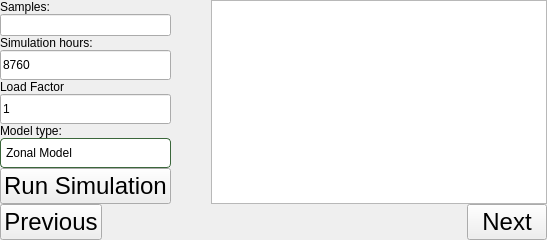
          <widget class="QWidget" name="sim_tab">
           <attribute name="title">
            <string>Simulation</string>
           </attribute>
           <layout class="QVBoxLayout" name="verticalLayout_10">
            <property name="spacing">
             <number>0</number>
            </property>
            <property name="leftMargin">
             <number>0</number>
            </property>
            <property name="topMargin">
             <number>0</number>
            </property>
            <property name="rightMargin">
             <number>0</number>
            </property>
            <property name="bottomMargin">
             <number>0</number>
            </property>
            <item>
             <widget class="QWidget" name="widget_7" native="true">
              <layout class="QVBoxLayout" name="verticalLayout_27" stretch="1,0">
               <property name="spacing">
                <number>0</number>
               </property>
               <property name="leftMargin">
                <number>0</number>
               </property>
               <property name="topMargin">
                <number>0</number>
               </property>
               <property name="rightMargin">
                <number>0</number>
               </property>
               <property name="bottomMargin">
                <number>0</number>
               </property>
               <item>
                <widget class="QFrame" name="frame_44">
                 <property name="frameShape">
                  <enum>QFrame::Shape::NoFrame</enum>
                 </property>
                 <property name="frameShadow">
                  <enum>QFrame::Shadow::Raised</enum>
                 </property>
                 <layout class="QHBoxLayout" name="horizontalLayout_36" stretch="1,0,3">
                  <property name="spacing">
                   <number>0</number>
                  </property>
                  <property name="leftMargin">
                   <number>0</number>
                  </property>
                  <property name="topMargin">
                   <number>0</number>
                  </property>
                  <property name="rightMargin">
                   <number>0</number>
                  </property>
                  <property name="bottomMargin">
                   <number>0</number>
                  </property>
                  <item>
                   <widget class="QFrame" name="frame_43">
                    <property name="frameShape">
                     <enum>QFrame::Shape::NoFrame</enum>
                    </property>
                    <property name="frameShadow">
                     <enum>QFrame::Shadow::Raised</enum>
                    </property>
                    <layout class="QVBoxLayout" name="verticalLayout_26">
                     <property name="spacing">
                      <number>0</number>
                     </property>
                     <property name="leftMargin">
                      <number>0</number>
                     </property>
                     <property name="topMargin">
                      <number>0</number>
                     </property>
                     <property name="rightMargin">
                      <number>0</number>
                     </property>
                     <property name="bottomMargin">
                      <number>0</number>
                     </property>
                     <item>
                      <widget class="QFrame" name="frame_37">
                       <property name="minimumSize">
                        <size>
                         <width>0</width>
                         <height>30</height>
                        </size>
                       </property>
                       <property name="frameShape">
                        <enum>QFrame::Shape::NoFrame</enum>
                       </property>
                       <property name="frameShadow">
                        <enum>QFrame::Shadow::Raised</enum>
                       </property>
                       <layout class="QVBoxLayout" name="verticalLayout_13">
                        <property name="spacing">
                         <number>0</number>
                        </property>
                        <property name="leftMargin">
                         <number>0</number>
                        </property>
                        <property name="topMargin">
                         <number>0</number>
                        </property>
                        <property name="rightMargin">
                         <number>0</number>
                        </property>
                        <property name="bottomMargin">
                         <number>0</number>
                        </property>
                        <item>
                         <widget class="QLabel" name="label_12">
                          <property name="text">
                           <string>Samples:</string>
                          </property>
                         </widget>
                        </item>
                        <item>
                         <widget class="QLineEdit" name="lineEdit_4"/>
                        </item>
                       </layout>
                      </widget>
                     </item>
                     <item>
                      <widget class="QFrame" name="frame_38">
                       <property name="frameShape">
                        <enum>QFrame::Shape::NoFrame</enum>
                       </property>
                       <property name="frameShadow">
                        <enum>QFrame::Shadow::Raised</enum>
                       </property>
                       <layout class="QVBoxLayout" name="verticalLayout_28">
                        <property name="spacing">
                         <number>0</number>
                        </property>
                        <property name="leftMargin">
                         <number>0</number>
                        </property>
                        <property name="topMargin">
                         <number>0</number>
                        </property>
                        <property name="rightMargin">
                         <number>0</number>
                        </property>
                        <property name="bottomMargin">
                         <number>0</number>
                        </property>
                        <item>
                         <widget class="QLabel" name="label_17">
                          <property name="text">
                           <string>Simulation hours:</string>
                          </property>
                         </widget>
                        </item>
                        <item>
                         <widget class="QLineEdit" name="lineEdit_5">
                          <property name="minimumSize">
                           <size>
                            <width>0</width>
                            <height>30</height>
                           </size>
                          </property>
                          <property name="text">
                           <string>8760</string>
                          </property>
                         </widget>
                        </item>
                       </layout>
                      </widget>
                     </item>
                     <item>
                      <widget class="QFrame" name="frame_39">
                       <property name="frameShape">
                        <enum>QFrame::Shape::NoFrame</enum>
                       </property>
                       <property name="frameShadow">
                        <enum>QFrame::Shadow::Raised</enum>
                       </property>
                       <layout class="QVBoxLayout" name="verticalLayout_29">
                        <property name="spacing">
                         <number>0</number>
                        </property>
                        <property name="leftMargin">
                         <number>0</number>
                        </property>
                        <property name="topMargin">
                         <number>0</number>
                        </property>
                        <property name="rightMargin">
                         <number>0</number>
                        </property>
                        <property name="bottomMargin">
                         <number>0</number>
                        </property>
                        <item>
                         <widget class="QLabel" name="label_19">
                          <property name="text">
                           <string>Load Factor</string>
                          </property>
                         </widget>
                        </item>
                        <item>
                         <widget class="QLineEdit" name="lineEdit_6">
                          <property name="minimumSize">
                           <size>
                            <width>0</width>
                            <height>30</height>
                           </size>
                          </property>
                          <property name="text">
                           <string>1</string>
                          </property>
                         </widget>
                        </item>
                       </layout>
                      </widget>
                     </item>
                     <item>
                      <widget class="QFrame" name="frame_40">
                       <property name="frameShape">
                        <enum>QFrame::Shape::NoFrame</enum>
                       </property>
                       <property name="frameShadow">
                        <enum>QFrame::Shadow::Raised</enum>
                       </property>
                       <layout class="QVBoxLayout" name="verticalLayout_30" stretch="0,0">
                        <property name="spacing">
                         <number>0</number>
                        </property>
                        <property name="leftMargin">
                         <number>0</number>
                        </property>
                        <property name="topMargin">
                         <number>0</number>
                        </property>
                        <property name="rightMargin">
                         <number>0</number>
                        </property>
                        <property name="bottomMargin">
                         <number>0</number>
                        </property>
                        <item>
                         <widget class="QLabel" name="label_18">
                          <property name="text">
                           <string>Model type:</string>
                          </property>
                         </widget>
                        </item>
                        <item>
                         <widget class="QComboBox" name="comboBox">
                          <property name="minimumSize">
                           <size>
                            <width>0</width>
                            <height>30</height>
                           </size>
                          </property>
                          <property name="styleSheet">
                           <string notr="true">QComboBox {
    background: white;
    border: 1px solid rgb(59, 103, 59);
    border-radius: 4px;
    color: rgb(0, 0, 0);
    padding: 5px;
}
QComboBox::drop-down {
    border: none;

}
QComboBox QAbstractItemView {
    background-color: white;
    border: 1px solid rgb(59, 103, 59);
    selection-background-color: rgb(59, 103, 59);
    selection-color: white;
}</string>
                          </property>
                          <property name="editable">
                           <bool>false</bool>
                          </property>
                          <property name="maxVisibleItems">
                           <number>10</number>
                          </property>
                          <item>
                           <property name="text">
                            <string>Zonal Model</string>
                           </property>
                          </item>
                          <item>
                           <property name="text">
                            <string>Copper Sheet Model</string>
                           </property>
                          </item>
                         </widget>
                        </item>
                       </layout>
                      </widget>
                     </item>
                     <item alignment="Qt::AlignmentFlag::AlignTop">
                      <widget class="QFrame" name="frame_41">
                       <property name="frameShape">
                        <enum>QFrame::Shape::NoFrame</enum>
                       </property>
                       <property name="frameShadow">
                        <enum>QFrame::Shadow::Raised</enum>
                       </property>
                       <layout class="QHBoxLayout" name="horizontalLayout_35">
                        <property name="spacing">
                         <number>0</number>
                        </property>
                        <property name="leftMargin">
                         <number>0</number>
                        </property>
                        <property name="topMargin">
                         <number>0</number>
                        </property>
                        <property name="rightMargin">
                         <number>0</number>
                        </property>
                        <property name="bottomMargin">
                         <number>0</number>
                        </property>
                        <item>
                         <spacer name="horizontalSpacer_19">
                          <property name="orientation">
                           <enum>Qt::Orientation::Horizontal</enum>
                          </property>
                          <property name="sizeHint" stdset="0">
                           <size>
                            <width>40</width>
                            <height>20</height>
                           </size>
                          </property>
                         </spacer>
                        </item>
                        <item>
                         <widget class="QPushButton" name="pushButton_5">
                          <property name="font">
                           <font>
                            <family>Arial</family>
                            <pointsize>18</pointsize>
                            <italic>false</italic>
                            <bold>false</bold>
                           </font>
                          </property>
                          <property name="styleSheet">
                           <string notr="true">font: 18pt &quot;Arial&quot;;</string>
                          </property>
                          <property name="text">
                           <string>Run Simulation</string>
                          </property>
                         </widget>
                        </item>
                        <item>
                         <spacer name="horizontalSpacer_12">
                          <property name="orientation">
                           <enum>Qt::Orientation::Horizontal</enum>
                          </property>
                          <property name="sizeHint" stdset="0">
                           <size>
                            <width>40</width>
                            <height>20</height>
                           </size>
                          </property>
                         </spacer>
                        </item>
                       </layout>
                      </widget>
                     </item>
                    </layout>
                   </widget>
                  </item>
                  <item>
                   <spacer name="horizontalSpacer_24">
                    <property name="orientation">
                     <enum>Qt::Orientation::Horizontal</enum>
                    </property>
                    <property name="sizeHint" stdset="0">
                     <size>
                      <width>40</width>
                      <height>20</height>
                     </size>
                    </property>
                   </spacer>
                  </item>
                  <item>
                   <widget class="QTextBrowser" name="textBrowser_2">
                    <property name="styleSheet">
                     <string notr="true"/>
                    </property>
                   </widget>
                  </item>
                 </layout>
                </widget>
               </item>
               <item>
                <widget class="QFrame" name="frame_42">
                 <property name="frameShape">
                  <enum>QFrame::Shape::NoFrame</enum>
                 </property>
                 <property name="frameShadow">
                  <enum>QFrame::Shadow::Raised</enum>
                 </property>
                 <layout class="QHBoxLayout" name="horizontalLayout_37">
                  <property name="spacing">
                   <number>0</number>
                  </property>
                  <property name="leftMargin">
                   <number>0</number>
                  </property>
                  <property name="topMargin">
                   <number>0</number>
                  </property>
                  <property name="rightMargin">
                   <number>0</number>
                  </property>
                  <property name="bottomMargin">
                   <number>0</number>
                  </property>
                  <item>
                   <widget class="QPushButton" name="pushButton_sim_previous">
                    <property name="font">
                     <font>
                      <family>Arial</family>
                      <pointsize>18</pointsize>
                      <italic>false</italic>
                      <bold>false</bold>
                     </font>
                    </property>
                    <property name="styleSheet">
                     <string notr="true">font: 18pt &quot;Arial&quot;;</string>
                    </property>
                    <property name="text">
                     <string>Previous</string>
                    </property>
                   </widget>
                  </item>
                  <item>
                   <spacer name="horizontalSpacer_10">
                    <property name="orientation">
                     <enum>Qt::Orientation::Horizontal</enum>
                    </property>
                    <property name="sizeHint" stdset="0">
                     <size>
                      <width>40</width>
                      <height>20</height>
                     </size>
                    </property>
                   </spacer>
                  </item>
                  <item>
                   <widget class="QPushButton" name="pushButton_6">
                    <property name="font">
                     <font>
                      <family>Arial</family>
                      <pointsize>18</pointsize>
                      <italic>false</italic>
                      <bold>false</bold>
                     </font>
                    </property>
                    <property name="styleSheet">
                     <string notr="true">font: 18pt &quot;Arial&quot;;</string>
                    </property>
                    <property name="text">
                     <string>Next</string>
                    </property>
                   </widget>
                  </item>
                 </layout>
                </widget>
               </item>
              </layout>
             </widget>
            </item>
           </layout>
          </widget>
